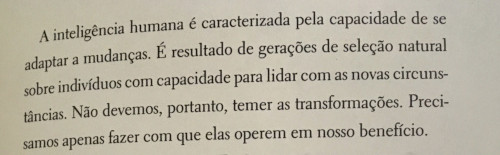
#> input picture ComputerVision/OCRPython/Imagens/trecho-livro.jpg, 500 x 155 px, found by its file name
$ python test11.py
#> lines starting #> are read from the running program, lines starting #| are printed output that depends on the picture; after the words box and inside, x2 and y2 are one past the last pixel; in counts of white or black regions, pixels touching at a corner belong together
import cv2

img = cv2.imread('/home/s0la1r3/Documentos/GitHub/Python/ComputerVision/OCRPython/Imagens/trecho-livro.jpg')
#> img is the input picture: shape (155, 500, 3); mean B, G, R 162.2, 177.8, 183.6
gray = cv2.cvtColor(img, cv2.COLOR_BGR2GRAY)
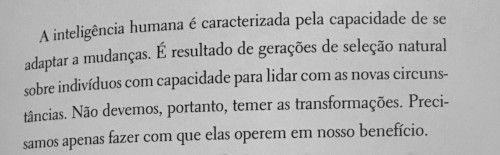
#> gray: shape (155, 500); min 17, max 215, mean 177.7

val, thresh = cv2.threshold(gray, 140, 255, cv2.THRESH_BINARY)
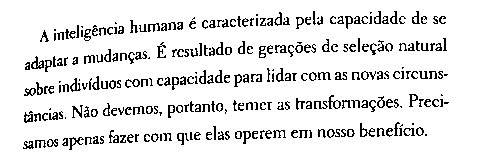
#> thresh: shape (155, 500); 89.9% white; black in thin lines or dots, all inside (x1, y1, x2, y2) = (23, 11, 449, 150)
cv2.imshow('imagem', thresh)
cv2.waitKey(0)
cv2.destroyAllWindows()

$ run again, with ComputerVision/OCRPython/Imagens/caneca.jpg copied over ComputerVision/OCRPython/Imagens/trecho-livro.jpg
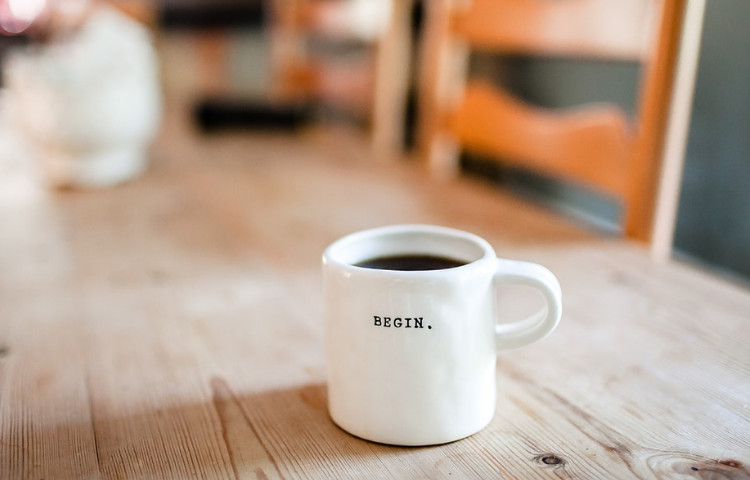
#> input picture ComputerVision/OCRPython/Imagens/caneca.jpg, 750 x 480 px, found by its file name
#> img is the input picture: shape (480, 750, 3); mean B, G, R 142.6, 159.8, 182.4
#> `gray = cv2.cvtColor(img, cv2.COLOR_BGR2GRAY)`:
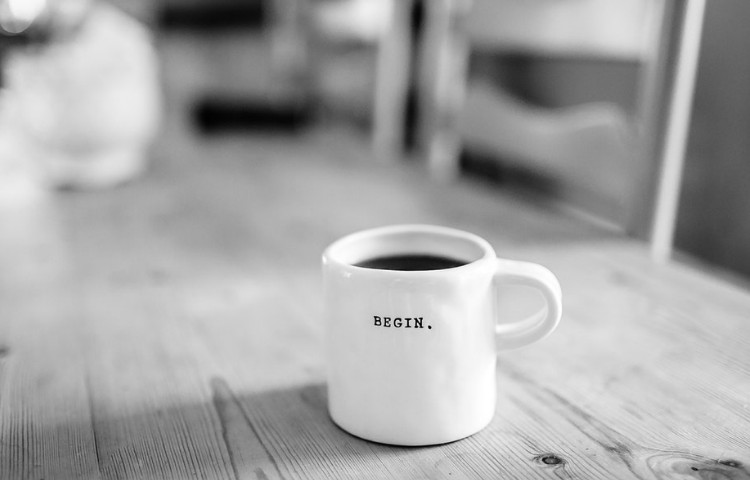
#> gray: shape (480, 750); min 1, max 255, mean 164.6
#> `val, thresh = cv2.threshold(gray, 140, 255, cv2.THRESH_BINARY)`:
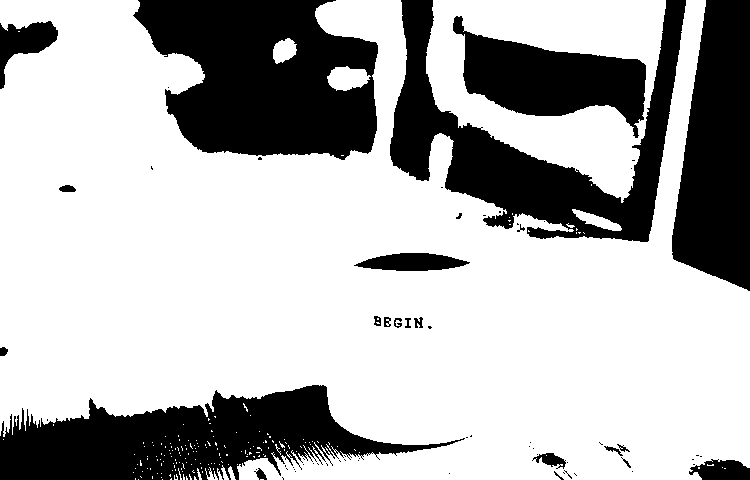
#> thresh: shape (480, 750); 70.2% white; 69 black regions (46 under 20 px), largest, box (x1, y1, x2, y2) and area: (133, 0, 378, 160) 28108, (0, 385, 465, 480) 23009, (390, 0, 686, 242) 22394
